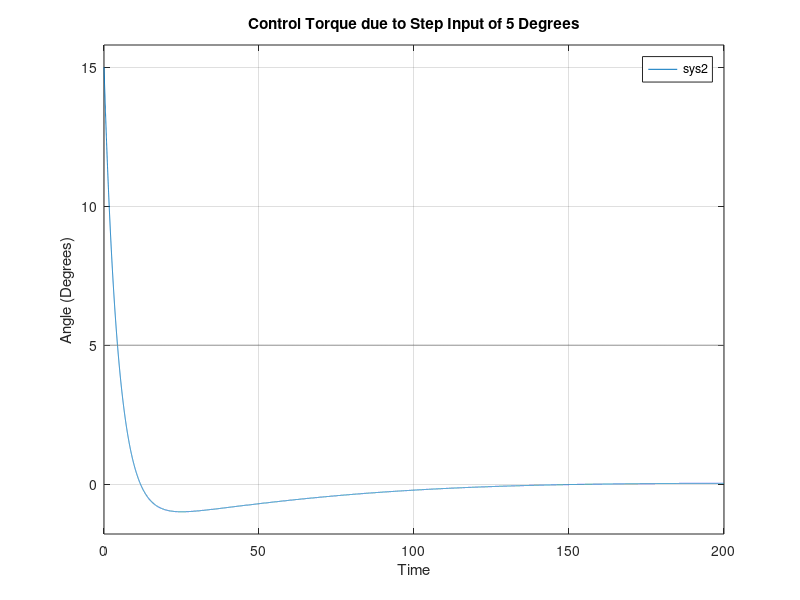

MATLAB code to generate this figure:
%controller2
%(2)Control Torque in response to 5 deg input
%Test on Tc/Theta(ref)

clear
clc

numk = [240 3];
denk = [80 20];
sysk = tf(numk, denk);

numg = [1];
demg = [400 0 0];
sysg = tf(numg, demg);


sys2 = feedback(sysk, sysg);

t = 0:0.01:200;
r = 5*ones(size(t));
lsim(sys2,r,t);
xlabel('Time');
ylabel('Angle (Degrees)');
title('Control Torque due to Step Input of 5 Degrees');
